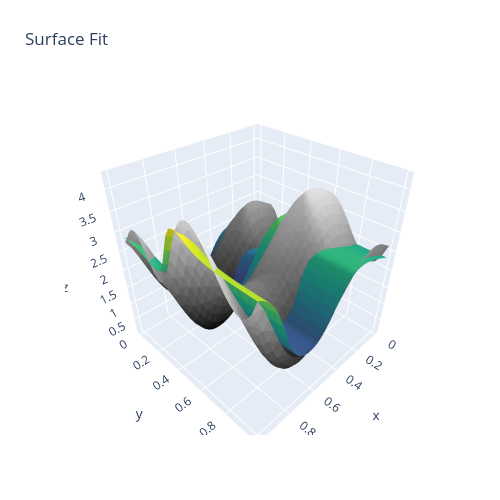

The notebook cell saved with this chart:
### Code cell
Rebuilder = Rebuild()
Rebuilder.rebuildFullNet("model_2_3_3")

### Figure 1 — Plotly figure (JSON) as saved in the notebook; plotly's stock layout.template omitted (floating-point values rounded to 4 significant figures; data arrays with more than 128 entries replaced by an {"elided": "..."} marker saying what was removed)
{"data": [{"facecolor": {"elided": "1922 str values"}, "i": {"elided": "1922 int values"}, "j": {"elided": "1922 int values"}, "k": {"elided": "1922 int values"}, "name": "", "type": "mesh3d", "x": {"elided": "1024 float values"}, "y": {"elided": "1024 float values"}, "z": {"elided": "1024 float values"}}, {"facecolor": {"elided": "1922 str values"}, "i": {"elided": "1922 int values"}, "j": {"elided": "1922 int values"}, "k": {"elided": "1922 int values"}, "name": "", "type": "mesh3d", "x": {"elided": "1024 float values"}, "y": {"elided": "1024 float values"}, "z": {"elided": "1024 float values"}}], "layout": {"autosize": false, "height": 500, "margin": {"b": 65, "l": 65, "r": 50, "t": 90}, "title": {"text": "Surface Fit"}, "width": 500}}
